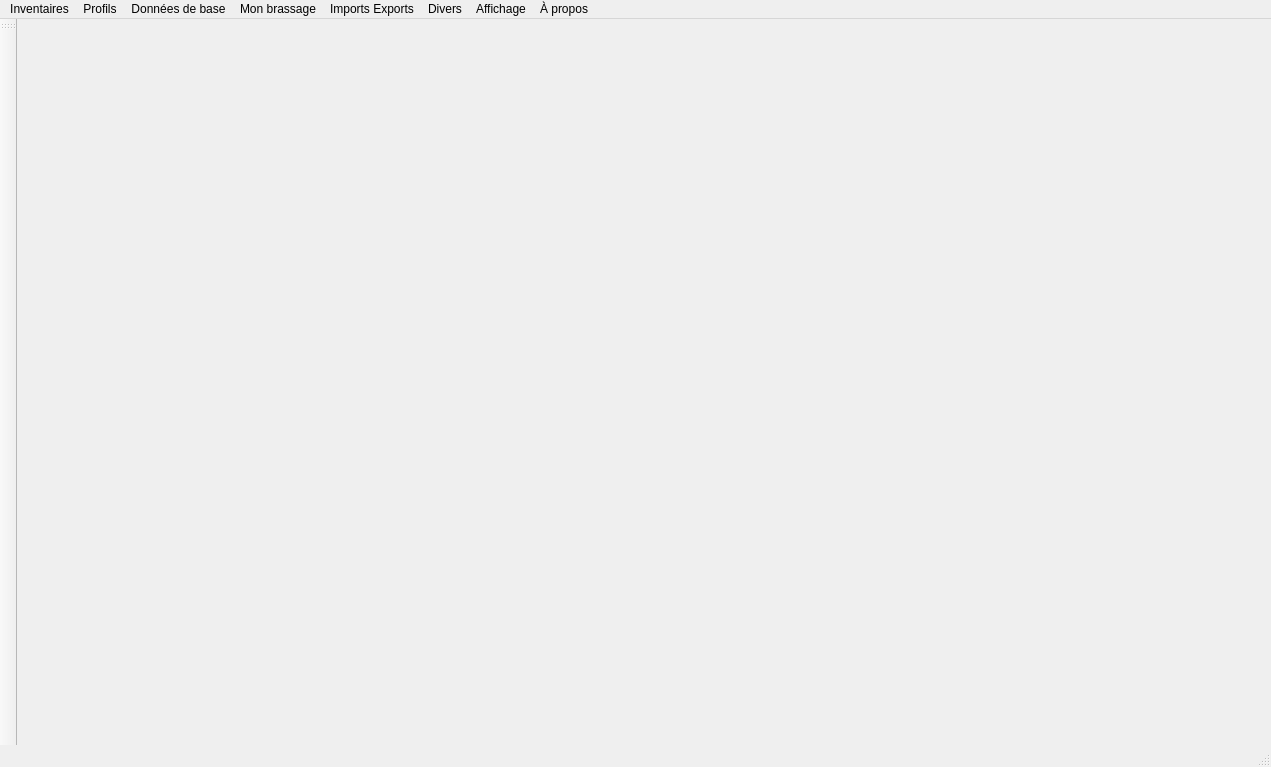
<?xml version="1.0" encoding="UTF-8"?>
<ui version="4.0">
 <class>MainWindowBase</class>
 <widget class="QMainWindow" name="MainWindowBase">
  <property name="geometry">
   <rect>
    <x>0</x>
    <y>0</y>
    <width>1271</width>
    <height>767</height>
   </rect>
  </property>
  <property name="windowTitle">
   <string>MainWindow</string>
  </property>
  <widget class="QWidget" name="centralwidget"/>
  <widget class="QMenuBar" name="menubar">
   <property name="geometry">
    <rect>
     <x>0</x>
     <y>0</y>
     <width>1271</width>
     <height>22</height>
    </rect>
   </property>
   <widget class="QMenu" name="menuInventaires">
    <property name="title">
     <string>Inventaires</string>
    </property>
    <addaction name="actionInventoryFermentables"/>
    <addaction name="actionInventoryHops"/>
    <addaction name="actionInventoryYeasts"/>
    <addaction name="actionInventoryMiscs"/>
   </widget>
   <widget class="QMenu" name="menuPublic">
    <property name="title">
     <string>Données de base</string>
    </property>
    <addaction name="actionBrand"/>
    <addaction name="separator"/>
    <addaction name="actionSuppliers"/>
    <addaction name="actionYBrand"/>
    <addaction name="actionCountries"/>
   </widget>
   <widget class="QMenu" name="menuProfils">
    <property name="title">
     <string>Profils</string>
    </property>
    <addaction name="actionEquipmentProfiles"/>
    <addaction name="actionWaterProfiles"/>
    <addaction name="actionWaterTargetProfiles"/>
    <addaction name="separator"/>
    <addaction name="actionStyles"/>
    <addaction name="separator"/>
    <addaction name="actionRests"/>
   </widget>
   <widget class="QMenu" name="menuMon_brassage">
    <property name="title">
     <string>Mon brassage</string>
    </property>
    <addaction name="actionMyRecipes"/>
    <addaction name="actionMySessions"/>
   </widget>
   <widget class="QMenu" name="menuImports_Exports">
    <property name="title">
     <string>Imports Exports</string>
    </property>
    <addaction name="separator"/>
    <addaction name="separator"/>
    <addaction name="separator"/>
    <addaction name="separator"/>
    <addaction name="separator"/>
    <addaction name="actionImport"/>
    <addaction name="actionRecopier"/>
   </widget>
   <widget class="QMenu" name="menuDivers">
    <property name="title">
     <string>Divers</string>
    </property>
    <addaction name="actionEffacer_les_choix_initiaux"/>
   </widget>
   <widget class="QMenu" name="menuAbout">
    <property name="title">
     <string>À propos</string>
    </property>
    <addaction name="actionAbout"/>
   </widget>
   <widget class="QMenu" name="menuView">
    <property name="title">
     <string>Affichage</string>
    </property>
    <addaction name="actionFont"/>
   </widget>
   <addaction name="menuInventaires"/>
   <addaction name="menuProfils"/>
   <addaction name="menuPublic"/>
   <addaction name="menuMon_brassage"/>
   <addaction name="menuImports_Exports"/>
   <addaction name="menuDivers"/>
   <addaction name="menuView"/>
   <addaction name="menuAbout"/>
  </widget>
  <widget class="QStatusBar" name="statusbar"/>
  <widget class="QToolBar" name="toolBar">
   <property name="windowTitle">
    <string>toolBar</string>
   </property>
   <property name="toolButtonStyle">
    <enum>Qt::ToolButtonTextUnderIcon</enum>
   </property>
   <attribute name="toolBarArea">
    <enum>LeftToolBarArea</enum>
   </attribute>
   <attribute name="toolBarBreak">
    <bool>false</bool>
   </attribute>
  </widget>
  <action name="actionInventoryFermentables">
   <property name="text">
    <string>Fermentables</string>
   </property>
  </action>
  <action name="actionInventoryHops">
   <property name="text">
    <string>Houblons</string>
   </property>
  </action>
  <action name="actionSupplier">
   <property name="text">
    <string>Fournisseurs de houblons</string>
   </property>
   <property name="font">
    <font/>
   </property>
  </action>
  <action name="actionBrand">
   <property name="text">
    <string>Marques de fermentables</string>
   </property>
  </action>
  <action name="actionCountries">
   <property name="text">
    <string>Pays</string>
   </property>
  </action>
  <action name="actionYBrand">
   <property name="text">
    <string>Fournisseurs de levures</string>
   </property>
  </action>
  <action name="actionInventoryYeasts">
   <property name="text">
    <string> Levures</string>
   </property>
  </action>
  <action name="actionInventoryMiscs">
   <property name="text">
    <string>Ingrédients divers</string>
   </property>
  </action>
  <action name="actionEquipmentProfiles">
   <property name="text">
    <string>Profils d'équipment</string>
   </property>
  </action>
  <action name="actionWaterProfiles">
   <property name="text">
    <string>Profils d'eau source</string>
   </property>
  </action>
  <action name="actionWaterTargetProfiles">
   <property name="text">
    <string>Profils d'eau cible</string>
   </property>
  </action>
  <action name="actionMyRecipes">
   <property name="text">
    <string>Mes recettes</string>
   </property>
  </action>
  <action name="actionMySessions">
   <property name="text">
    <string>Mes session de brassage</string>
   </property>
  </action>
  <action name="actionStyles">
   <property name="text">
    <string>Styles</string>
   </property>
  </action>
  <action name="actionImportFermentables">
   <property name="text">
    <string>Importer des fermentables</string>
   </property>
  </action>
  <action name="actionImportHops">
   <property name="text">
    <string>Importer des houblons</string>
   </property>
  </action>
  <action name="actionImportYeasts">
   <property name="text">
    <string>Importer des levures</string>
   </property>
  </action>
  <action name="actionImportMiscs">
   <property name="text">
    <string>importer des divers</string>
   </property>
  </action>
  <action name="actionImportStyles">
   <property name="text">
    <string>Importer des styles</string>
   </property>
  </action>
  <action name="actionImport">
   <property name="text">
    <string>Importer</string>
   </property>
  </action>
  <action name="actionMes_sessions">
   <property name="icon">
    <iconset>
     <normaloff>:/icons/award-reward-svgrepo-com.svg</normaloff>:/icons/award-reward-svgrepo-com.svg</iconset>
   </property>
   <property name="text">
    <string>Mes sessions</string>
   </property>
   <property name="toolTip">
    <string>Mes session</string>
   </property>
  </action>
  <action name="actionImportYeastBrands">
   <property name="text">
    <string>Importer des marques de levures</string>
   </property>
  </action>
  <action name="actionImportSourceWaters">
   <property name="text">
    <string>Importer des profils d'eau source</string>
   </property>
  </action>
  <action name="actionImportTargetWaters">
   <property name="text">
    <string>Importer des profils d'eau cible</string>
   </property>
  </action>
  <action name="actionImportFermentableBrands">
   <property name="text">
    <string>Importer des fabricants de fermentables</string>
   </property>
  </action>
  <action name="actionImportMashRests">
   <property name="text">
    <string>Importer des paliers d'empatage</string>
   </property>
  </action>
  <action name="actionRests">
   <property name="text">
    <string>Paliers d'empâtage</string>
   </property>
  </action>
  <action name="actionImportHopSuppliers">
   <property name="text">
    <string>Importer des vendeurs de houblons</string>
   </property>
  </action>
  <action name="actionImportEquipmentProfiles">
   <property name="text">
    <string>Importer des profils d'équipement</string>
   </property>
  </action>
  <action name="actionFont">
   <property name="text">
    <string>Taille de police</string>
   </property>
  </action>
  <action name="actionSuppliers">
   <property name="text">
    <string>Vendeurs de houblons</string>
   </property>
  </action>
  <action name="actionAbout">
   <property name="text">
    <string>À propos de ce logiciel</string>
   </property>
  </action>
  <action name="actionRecopier">
   <property name="text">
    <string>Recopier les fichiers d’initialisation</string>
   </property>
  </action>
  <action name="actionEffacer_les_choix_initiaux">
   <property name="text">
    <string>Effacer les choix initiaux</string>
   </property>
  </action>
 </widget>
 <resources>
  <include location="../base-data/icons/resource.qrc"/>
 </resources>
 <connections/>
</ui>
